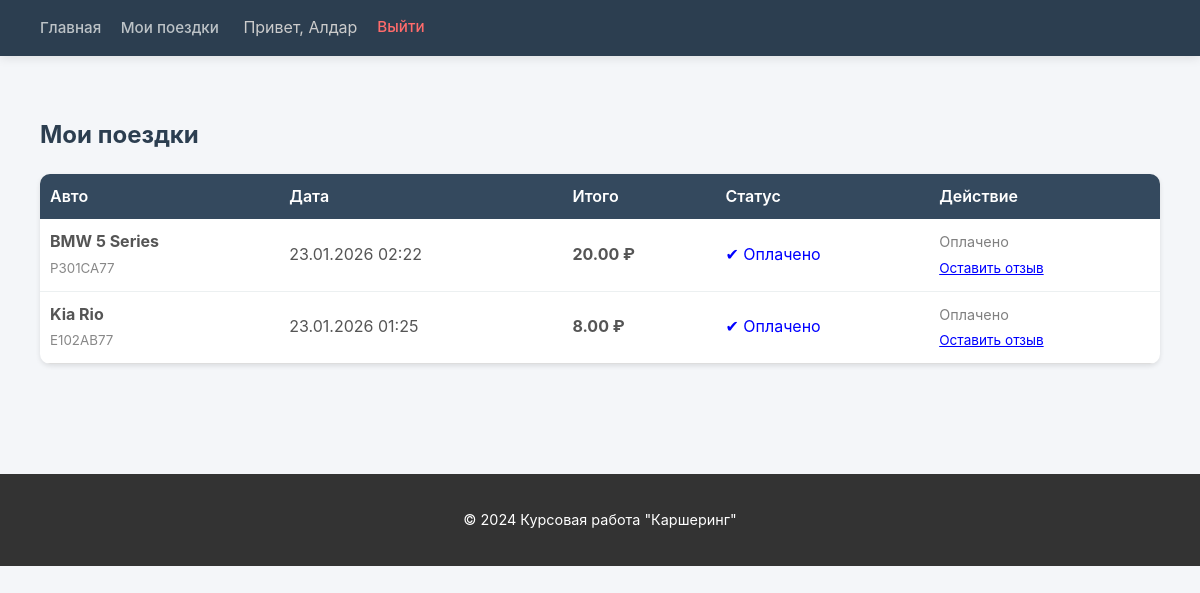
Page /my_rentals.php (signed in) on the committed database.
### tables this page shows
CREATE TABLE `rentals` (
  `id` int(11) NOT NULL,
  `user_id` int(11) NOT NULL,
  `car_id` int(11) NOT NULL,
  `start_time` datetime NOT NULL,
  `end_time` datetime DEFAULT NULL,
  `duration_minutes` int(11) DEFAULT NULL,
  `price_per_minute` decimal(6,2) NOT NULL,
  `total_price` decimal(8,2) DEFAULT NULL,
  `start_latitude` decimal(10,8) DEFAULT NULL,
  `start_longitude` decimal(11,8) DEFAULT NULL,
  `end_latitude` decimal(10,8) DEFAULT NULL,
  `end_longitude` decimal(11,8) DEFAULT NULL,
  `status` varchar(30) NOT NULL,
  `created_at` datetime DEFAULT current_timestamp()
);

CREATE TABLE `cars` (
  `id` int(11) NOT NULL,
  `brand` varchar(100) NOT NULL,
  `model` varchar(100) NOT NULL,
  `year` year(4) NOT NULL,
  `license_plate` varchar(20) NOT NULL,
  `category_id` int(11) NOT NULL,
  `status_id` int(11) NOT NULL,
  `color` varchar(50) DEFAULT NULL,
  `fuel_type` varchar(50) DEFAULT NULL,
  `latitude` decimal(10,8) DEFAULT NULL,
  `longitude` decimal(11,8) DEFAULT NULL,
  `mileage` int(11) DEFAULT 0,
  `image` varchar(255) DEFAULT NULL,
  `created_at` datetime NOT NULL DEFAULT current_timestamp(),
  `updated_at` datetime DEFAULT current_timestamp() ON UPDATE current_timestamp()
);

### my_rentals.php (the view, shortened to what this page needs)
<?php
require_once 'db.php';
require_once 'header.php';
$user_id = $_SESSION['user_id'];
$sql = "SELECT r.*, c.brand, c.model, c.license_plate, p.id as payment_id, p.payment_date
        FROM rentals r
        JOIN cars c ON r.car_id = c.id
        LEFT JOIN payments p ON r.id = p.rental_id
        WHERE r.user_id = ?
        ORDER BY r.start_time DESC";
$stmt = $conn->prepare($sql);
$stmt->bind_param("i", $user_id);
$stmt->execute();
$result = $stmt->get_result();
?>
<div class="container">
    <h2>Мои поездки</h2>
    <?php if ($result->num_rows > 0): ?>
        <table style="width: 100%; border-collapse: collapse; background: #fff; box-shadow: 0 2px 5px rgba(0,0,0,0.1);">
            <thead>
                <tr style="background: #eee; text-align: left;">
                    <th style="padding: 10px;">Авто</th>
                    <th style="padding: 10px;">Дата</th>
                    <th style="padding: 10px;">Итого</th>
                    <th style="padding: 10px;">Статус</th>
                    <th style="padding: 10px;">Действие</th>
                </tr>
            </thead>
            <tbody>
            <?php while ($row = $result->fetch_assoc()): ?>
                <tr style="border-bottom: 1px solid #ddd;">
                    <td style="padding: 10px;">
                        <b><?php echo $row['brand'] . ' ' . $row['model']; ?></b><br>
                        <small style="color: #888;"><?php echo $row['license_plate']; ?></small>
                    </td>
                    <td style="padding: 10px;">
                        <?php echo date('d.m.Y H:i', strtotime($row['start_time'])); ?>
                    </td>
                    <td style="padding: 10px;">
                        <?php echo $row['total_price'] ? "<b>{$row['total_price']} ₽</b>" : '-'; ?>
                    </td>
                    <td style="padding: 10px;">
                        <?php
                        if ($row['status'] == 'active') {
                            echo '<span style="color: green;">В пути...</span>';
                        } elseif ($row['payment_id']) {
                            echo '<span style="color: blue;">✔ Оплачено</span>';
                        } else {
                            echo '<span style="color: red;">Ожидает оплаты</span>';
                        }
                        ?>
                    </td>
                    <td style="padding: 10px;">
                        <?php if ($row['status'] == 'active'): ?>
                            <a href="finish_rent.php?id=<?php echo $row['id']; ?>" class="btn" style="background: #dc3545; padding: 5px 10px; width: auto; display:inline-block;">Завершить</a>
                        <?php elseif (!$row['payment_id']): ?>
                            <a href="pay.php?rental_id=<?php echo $row['id']; ?>" class="btn" style="background: #ffc107; color: #000; padding: 5px 10px; width: auto; display:inline-block;">Оплатить</a>
                        <?php else: ?>
                            <span style="color: grey; font-size: 0.9em;">Оплачено</span>
                            <br>
                            <a href="leave_review.php?car_id=<?php echo $row['car_id']; ?>" style="font-size: 0.85em; color: blue; text-decoration: underline;">Оставить отзыв</a>
                        <?php endif; ?>
                    </td>
                </tr>
            <?php endwhile; ?>
            </tbody>
        </table>
    <?php else: ?>
        <p>Поездок пока нет.</p>
    <?php endif; ?>
</div>
<?php require_once 'footer.php'; ?>

### header.php (shortened to what this page needs)
<!DOCTYPE html>
<html lang="ru">
<head>
    <link rel="stylesheet" href="css/style.css">
</head>
<body>
    <header>
        <div class="container">
            <nav>
                <a href="index.php">Главная</a>
                <?php if (isset($_SESSION['user_id'])): ?>
                    <a href="my_rentals.php" style="margin-left: 15px;">Мои поездки</a>
                    <span style="color: #ccc; margin-left: 20px;">
                        Привет, <?php echo htmlspecialchars($_SESSION['user_name']); ?>
                    </span>
                    <a href="logout.php" style="float: right; color: #ff6b6b;">Выйти</a>
                <?php endif; ?>
            </nav>
        </div>
    </header>
    <div class="container">

### footer.php
</div>
    <footer style="background: #333; color: #fff; text-align: center; padding: 20px; margin-top: 40px;">
        <p>&copy; 2024 Курсовая работа "Каршеринг"</p>
    </footer>
</body>
</html>

### css/style.css (style rules this page uses)
* { box-sizing: border-box; }
body { font-family: -apple-system, BlinkMacSystemFont, "Segoe UI", Roboto, "Helvetica Neue", Arial, sans-serif; background-color: #f4f6f9; color: #333; margin: 0; line-height: 1.6; }
a { text-decoration: none; color: inherit; transition: 0.3s; }
.container { max-width: 1200px; margin: 0 auto; padding: 20px; }
header { background: #2c3e50; color: #ecf0f1; box-shadow: 0 2px 10px rgba(0,0,0,0.1); position: sticky; top: 0; z-index: 1000; }
header .container { display: flex; justify-content: space-between; align-items: center; padding: 15px 20px; }
header nav a { color: #bdc3c7; margin-left: 20px; font-weight: 500; font-size: 0.95rem; }
h1, h2, h3 { color: #2c3e50; margin-bottom: 20px; font-weight: 700; }
table { width: 100%; border-collapse: collapse; background: white; border-radius: 10px; overflow: hidden; box-shadow: 0 4px 15px rgba(0,0,0,0.05); margin-bottom: 30px; }
th { background: #34495e; color: white; font-weight: 600; padding: 15px; text-align: left; }
td { padding: 15px; border-bottom: 1px solid #ecf0f1; color: #555; }
tr:last-child td { border-bottom: none; }
footer { text-align: center; padding: 40px 20px; background: #2c3e50; color: #bdc3c7; font-size: 0.9rem; margin-top: 50px; }

### rows in the picture
rentals: car.brand "BMW", car.model "5 Series", car.license_plate "P301CA77", start_time "23.01.2026 02:22", total_price "20.00", status "✔ Оплачено"
rentals: car.brand "Kia", car.model "Rio", car.license_plate "E102AB77", start_time "23.01.2026 01:25", total_price "8.00", status "✔ Оплачено"

### other values in the picture
$_SESSION['user_name'] "Алдар"
